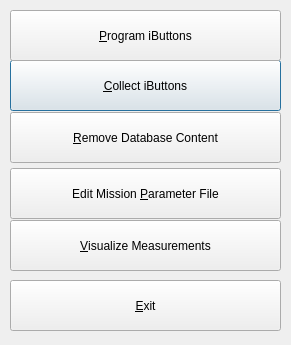
<?xml version="1.0" encoding="UTF-8"?>
<ui version="4.0">
 <class>IAssistClass</class>
 <widget class="QDialog" name="IAssistClass">
  <property name="windowModality">
   <enum>Qt::NonModal</enum>
  </property>
  <property name="enabled">
   <bool>true</bool>
  </property>
  <property name="geometry">
   <rect>
    <x>0</x>
    <y>0</y>
    <width>291</width>
    <height>345</height>
   </rect>
  </property>
  <property name="sizePolicy">
   <sizepolicy hsizetype="Fixed" vsizetype="Fixed">
    <horstretch>0</horstretch>
    <verstretch>0</verstretch>
   </sizepolicy>
  </property>
  <property name="windowTitle">
   <string>iAssist - On-Site iButton Support</string>
  </property>
  <property name="autoFillBackground">
   <bool>false</bool>
  </property>
  <widget class="QPushButton" name="btnCollect">
   <property name="enabled">
    <bool>true</bool>
   </property>
   <property name="geometry">
    <rect>
     <x>10</x>
     <y>60</y>
     <width>271</width>
     <height>51</height>
    </rect>
   </property>
   <property name="focusPolicy">
    <enum>Qt::StrongFocus</enum>
   </property>
   <property name="text">
    <string>&amp;Collect iButtons</string>
   </property>
  </widget>
  <widget class="QPushButton" name="btnProgram">
   <property name="enabled">
    <bool>true</bool>
   </property>
   <property name="geometry">
    <rect>
     <x>10</x>
     <y>10</y>
     <width>271</width>
     <height>51</height>
    </rect>
   </property>
   <property name="focusPolicy">
    <enum>Qt::StrongFocus</enum>
   </property>
   <property name="text">
    <string>&amp;Program iButtons</string>
   </property>
  </widget>
  <widget class="QPushButton" name="btnMissionParameter">
   <property name="enabled">
    <bool>true</bool>
   </property>
   <property name="geometry">
    <rect>
     <x>10</x>
     <y>168</y>
     <width>271</width>
     <height>51</height>
    </rect>
   </property>
   <property name="focusPolicy">
    <enum>Qt::StrongFocus</enum>
   </property>
   <property name="text">
    <string>Edit Mission &amp;Parameter File</string>
   </property>
  </widget>
  <widget class="QPushButton" name="btnExit">
   <property name="geometry">
    <rect>
     <x>10</x>
     <y>280</y>
     <width>271</width>
     <height>51</height>
    </rect>
   </property>
   <property name="focusPolicy">
    <enum>Qt::StrongFocus</enum>
   </property>
   <property name="text">
    <string>&amp;Exit</string>
   </property>
  </widget>
  <widget class="QPushButton" name="btnRemoveDbCont">
   <property name="enabled">
    <bool>true</bool>
   </property>
   <property name="geometry">
    <rect>
     <x>10</x>
     <y>112</y>
     <width>271</width>
     <height>51</height>
    </rect>
   </property>
   <property name="focusPolicy">
    <enum>Qt::StrongFocus</enum>
   </property>
   <property name="text">
    <string>&amp;Remove Database Content</string>
   </property>
  </widget>
  <widget class="QPushButton" name="btnDataPlot">
   <property name="enabled">
    <bool>true</bool>
   </property>
   <property name="geometry">
    <rect>
     <x>10</x>
     <y>220</y>
     <width>271</width>
     <height>51</height>
    </rect>
   </property>
   <property name="focusPolicy">
    <enum>Qt::StrongFocus</enum>
   </property>
   <property name="text">
    <string>&amp;Visualize Measurements</string>
   </property>
  </widget>
 </widget>
 <layoutdefault spacing="6" margin="11"/>
 <tabstops>
  <tabstop>btnProgram</tabstop>
  <tabstop>btnCollect</tabstop>
  <tabstop>btnRemoveDbCont</tabstop>
  <tabstop>btnMissionParameter</tabstop>
  <tabstop>btnExit</tabstop>
 </tabstops>
 <resources/>
 <connections/>
</ui>
